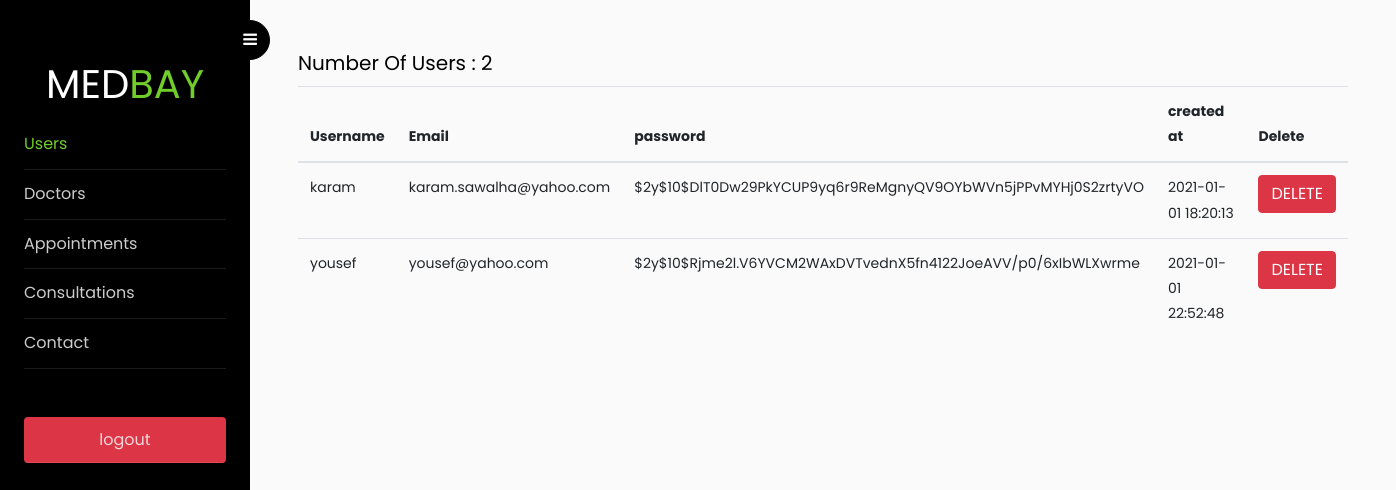
/admin/usersA.php (signed in), run on the app's committed database.
### tables this page shows
CREATE TABLE `users` (
  `id` int(255) NOT NULL,
  `username` varchar(50) NOT NULL,
  `email` varchar(255) NOT NULL,
  `password` varchar(255) NOT NULL,
  `created_at` datetime DEFAULT current_timestamp()
);

### admin/usersA.php (the view, shortened to what this page needs)
<?php
include('../config.php');
if($_SESSION["username"] == "admin"){
?>
<!doctype html>
<html lang="en">
<head>
	<link rel="stylesheet" href="https://stackpath.bootstrapcdn.com/font-awesome/4.7.0/css/font-awesome.min.css">
	<link rel="stylesheet" href="css/style.css">
</head>
<body>
	<div class="wrapper d-flex align-items-stretch">
		<nav id="sidebar">
			<div class="custom-menu">
				<button type="button" id="sidebarCollapse" class="btn btn-primary">
					<i class="fa fa-bars"></i>
				</button>
			</div>
			<div class="p-4 pt-5">
				<div style="text-align: center; font-size: 2.5rem;">MED<span style="color: #71cd29;">BAY</span></div>
				<ul class="list-unstyled components mb-5">
					<li class="active">
						<a href="usersA.php">Users</a>
					</li>
					<li>
						<a href="doctorsA.php">Doctors</a>
					</li>
					<li>
						<a href="appointmentA.php">Appointments</a>
					</li>
					<li>
						<a href="free_consultationA.php">Consultations</a>
					</li>
					<li>
						<a href="contactA.php">Contact</a>
					</li>
				</ul>
				<ul class="list-unstyled components mb-5">
					<li>
						<a class="btn btn-danger" href="../logout.php">logout</a>
					</li>
				</ul>
		</nav>
		<div id="content" class="p-4 p-md-5 pt-5">
			<?php
					 $result = mysqli_query($link, "SELECT * FROM users where username <> 'admin'");
					 $row_num=mysqli_num_rows($result);
					 ?>
			<?php
								 if(mysqli_num_rows($result)>0)
							 {
					  ?>
			<div class="table-responsive">
				<table class="table table-borderd" id="appoTable" cellspacing="0">
					<thead>
						<tr>
							<th>Username</th>
							<th>Email</th>
							<th>password</th>
							<th>created at</th>
							<th>Delete</th>
						</tr>
					</thead>
					<tbody>
						<?php while($row= mysqli_fetch_assoc($result)){ ?>
						<tr>
							<td><?php echo $row['username']; ?></td>
							<td><?php echo $row['email']; ?></td>
							<td><?php echo $row['password']; ?></td>
							<td><?php echo $row['created_at']; ?></td>
							<td>
								<form action="<?php $_SERVER["PHP_SELF"] ?>" method="post">
									<button name="delete_btn_u" type="submit" class="btn btn-danger">DELETE</button>
								</form>
							</td>
						</tr>
						<?php
				 }
				 echo '<h5>'.'Number Of Users :   ' .$row_num. '</h5>';
				 } ?>
					</tbody>
				</table>
			</div>
		</div>
	</div>
</body>
</html>
<?php
}else{
	header("location: ../index.php");
}
 ?>

### data on the page
users: username "karam", email "karam.sawalha@yahoo.com", password "$2y$10$DlT0Dw29PkYCUP9yq6r9ReMgnyQV9OYbWVn5jPPvMYHj0S2zrtyVO", created_at "2021-01-01 18:20:13"
users: username "yousef", email "yousef@yahoo.com", password "$2y$10$Rjme2l.V6YVCM2WAxDVTvednX5fn4122JoeAVV/p0/6xIbWLXwrme", created_at "2021-01-01 22:52:48"

### other printed values
$row_num "2"
